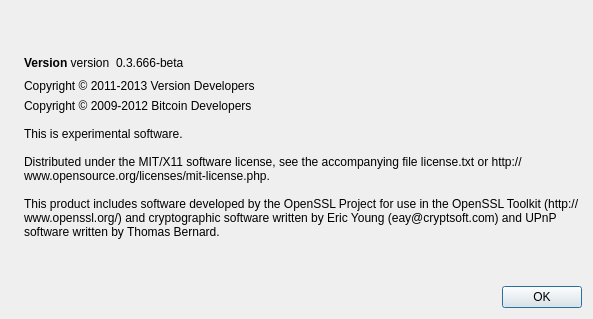
<?xml version="1.0" encoding="UTF-8"?>
<ui version="4.0">
 <class>AboutDialog</class>
 <widget class="QDialog" name="AboutDialog">
  <property name="geometry">
   <rect>
    <x>0</x>
    <y>0</y>
    <width>593</width>
    <height>319</height>
   </rect>
  </property>
  <property name="windowTitle">
   <string>About Version</string>
  </property>
  <layout class="QHBoxLayout" name="horizontalLayout_2">
   <item>
    <widget class="QLabel" name="label_4">
     <property name="sizePolicy">
      <sizepolicy hsizetype="Preferred" vsizetype="Ignored">
       <horstretch>0</horstretch>
       <verstretch>0</verstretch>
      </sizepolicy>
     </property>
     <property name="text">
      <string/>
     </property>
     <property name="pixmap">
      <pixmap resource="../bitcoin.qrc">:/images/about</pixmap>
     </property>
    </widget>
   </item>
   <item>
    <layout class="QVBoxLayout" name="verticalLayout_2">
     <item>
      <spacer name="verticalSpacer_2">
       <property name="orientation">
        <enum>Qt::Vertical</enum>
       </property>
       <property name="sizeHint" stdset="0">
        <size>
         <width>20</width>
         <height>40</height>
        </size>
       </property>
      </spacer>
     </item>
     <item>
      <layout class="QHBoxLayout" name="horizontalLayout">
       <item>
        <widget class="QLabel" name="label">
         <property name="text">
          <string>&lt;b&gt;Version&lt;/b&gt; version</string>
         </property>
         <property name="textInteractionFlags">
          <set>Qt::LinksAccessibleByMouse|Qt::TextSelectableByKeyboard|Qt::TextSelectableByMouse</set>
         </property>
        </widget>
       </item>
       <item>
        <widget class="QLabel" name="versionLabel">
         <property name="text">
          <string notr="true">0.3.666-beta</string>
         </property>
         <property name="textFormat">
          <enum>Qt::RichText</enum>
         </property>
         <property name="textInteractionFlags">
          <set>Qt::LinksAccessibleByMouse|Qt::TextSelectableByKeyboard|Qt::TextSelectableByMouse</set>
         </property>
        </widget>
       </item>
       <item>
        <spacer name="horizontalSpacer">
         <property name="orientation">
          <enum>Qt::Horizontal</enum>
         </property>
         <property name="sizeHint" stdset="0">
          <size>
           <width>40</width>
           <height>20</height>
          </size>
         </property>
        </spacer>
       </item>
      </layout>
     </item>
     <item>
      <widget class="QLabel" name="label_version_copyright">
       <property name="text">
        <string>Copyright © 2011-2013 Version Developers</string>
       </property>
       <property name="wordWrap">
        <bool>true</bool>
       </property>
       <property name="textInteractionFlags">
        <set>Qt::LinksAccessibleByMouse|Qt::TextSelectableByKeyboard|Qt::TextSelectableByMouse</set>
       </property>
      </widget>
     </item>
     <item>
      <widget class="QLabel" name="label_2">
       <property name="text">
        <string>Copyright © 2009-2012 Bitcoin Developers

This is experimental software.

Distributed under the MIT/X11 software license, see the accompanying file license.txt or http://www.opensource.org/licenses/mit-license.php.

This product includes software developed by the OpenSSL Project for use in the OpenSSL Toolkit (http://www.openssl.org/) and cryptographic software written by Eric Young (eay@cryptsoft.com) and UPnP software written by Thomas Bernard.</string>
       </property>
       <property name="wordWrap">
        <bool>true</bool>
       </property>
       <property name="textInteractionFlags">
        <set>Qt::LinksAccessibleByMouse|Qt::TextSelectableByKeyboard|Qt::TextSelectableByMouse</set>
       </property>
      </widget>
     </item>
     <item>
      <spacer name="verticalSpacer">
       <property name="orientation">
        <enum>Qt::Vertical</enum>
       </property>
       <property name="sizeHint" stdset="0">
        <size>
         <width>20</width>
         <height>40</height>
        </size>
       </property>
      </spacer>
     </item>
     <item>
      <widget class="QDialogButtonBox" name="buttonBox">
       <property name="orientation">
        <enum>Qt::Horizontal</enum>
       </property>
       <property name="standardButtons">
        <set>QDialogButtonBox::Ok</set>
       </property>
      </widget>
     </item>
    </layout>
   </item>
  </layout>
 </widget>
 <resources>
  <include location="../bitcoin.qrc"/>
 </resources>
 <connections>
  <connection>
   <sender>buttonBox</sender>
   <signal>accepted()</signal>
   <receiver>AboutDialog</receiver>
   <slot>accept()</slot>
   <hints>
    <hint type="sourcelabel">
     <x>360</x>
     <y>308</y>
    </hint>
    <hint type="destinationlabel">
     <x>157</x>
     <y>274</y>
    </hint>
   </hints>
  </connection>
  <connection>
   <sender>buttonBox</sender>
   <signal>rejected()</signal>
   <receiver>AboutDialog</receiver>
   <slot>reject()</slot>
   <hints>
    <hint type="sourcelabel">
     <x>428</x>
     <y>308</y>
    </hint>
    <hint type="destinationlabel">
     <x>286</x>
     <y>274</y>
    </hint>
   </hints>
  </connection>
 </connections>
</ui>
